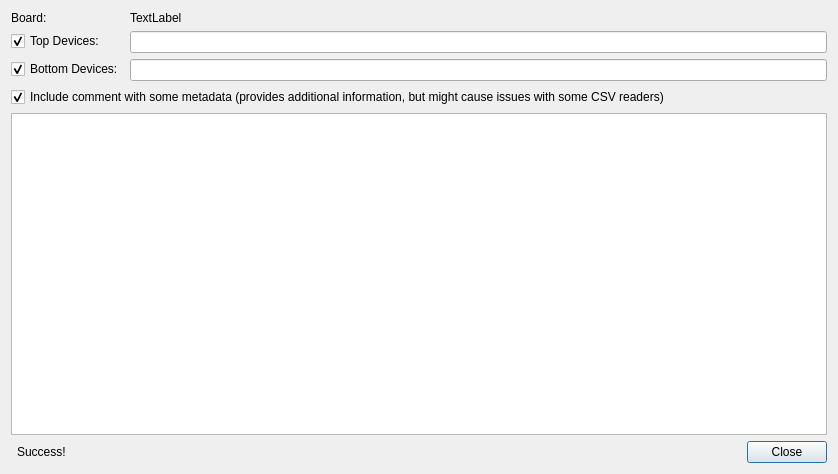
<?xml version="1.0" encoding="UTF-8"?>
<ui version="4.0">
 <class>librepcb::project::editor::BoardPickPlaceGeneratorDialog</class>
 <widget class="QDialog" name="librepcb::project::editor::BoardPickPlaceGeneratorDialog">
  <property name="geometry">
   <rect>
    <x>0</x>
    <y>0</y>
    <width>838</width>
    <height>474</height>
   </rect>
  </property>
  <property name="windowTitle">
   <string>Generate Pick&amp;Place Data</string>
  </property>
  <layout class="QFormLayout" name="formLayout">
   <item row="0" column="0">
    <widget class="QLabel" name="label">
     <property name="text">
      <string>Board:</string>
     </property>
    </widget>
   </item>
   <item row="0" column="1">
    <widget class="QLabel" name="lblBoardName">
     <property name="text">
      <string>TextLabel</string>
     </property>
    </widget>
   </item>
   <item row="1" column="0">
    <widget class="QCheckBox" name="cbxTopDevices">
     <property name="text">
      <string>Top Devices:</string>
     </property>
     <property name="checked">
      <bool>true</bool>
     </property>
    </widget>
   </item>
   <item row="2" column="0">
    <widget class="QCheckBox" name="cbxBottomDevices">
     <property name="text">
      <string>Bottom Devices:</string>
     </property>
     <property name="checked">
      <bool>true</bool>
     </property>
    </widget>
   </item>
   <item row="2" column="1">
    <widget class="QLineEdit" name="edtBottomFilePath"/>
   </item>
   <item row="4" column="0" colspan="2">
    <widget class="QTableWidget" name="tableWidget">
     <property name="sizePolicy">
      <sizepolicy hsizetype="Expanding" vsizetype="Expanding">
       <horstretch>0</horstretch>
       <verstretch>1</verstretch>
      </sizepolicy>
     </property>
    </widget>
   </item>
   <item row="1" column="1">
    <widget class="QLineEdit" name="edtTopFilePath"/>
   </item>
   <item row="3" column="0" colspan="2">
    <widget class="QCheckBox" name="cbxIncludeComment">
     <property name="text">
      <string>Include comment with some metadata (provides additional information, but might cause issues with some CSV readers)</string>
     </property>
     <property name="checked">
      <bool>true</bool>
     </property>
    </widget>
   </item>
   <item row="5" column="1">
    <widget class="QDialogButtonBox" name="buttonBox">
     <property name="orientation">
      <enum>Qt::Horizontal</enum>
     </property>
     <property name="standardButtons">
      <set>QDialogButtonBox::Close</set>
     </property>
    </widget>
   </item>
   <item row="5" column="0">
    <widget class="QLabel" name="lblSuccess">
     <property name="text">
      <string>Success!</string>
     </property>
     <property name="indent">
      <number>6</number>
     </property>
    </widget>
   </item>
  </layout>
 </widget>
 <resources/>
 <connections>
  <connection>
   <sender>buttonBox</sender>
   <signal>accepted()</signal>
   <receiver>librepcb::project::editor::BoardPickPlaceGeneratorDialog</receiver>
   <slot>accept()</slot>
   <hints>
    <hint type="sourcelabel">
     <x>248</x>
     <y>254</y>
    </hint>
    <hint type="destinationlabel">
     <x>157</x>
     <y>274</y>
    </hint>
   </hints>
  </connection>
  <connection>
   <sender>buttonBox</sender>
   <signal>rejected()</signal>
   <receiver>librepcb::project::editor::BoardPickPlaceGeneratorDialog</receiver>
   <slot>reject()</slot>
   <hints>
    <hint type="sourcelabel">
     <x>316</x>
     <y>260</y>
    </hint>
    <hint type="destinationlabel">
     <x>286</x>
     <y>274</y>
    </hint>
   </hints>
  </connection>
 </connections>
</ui>
